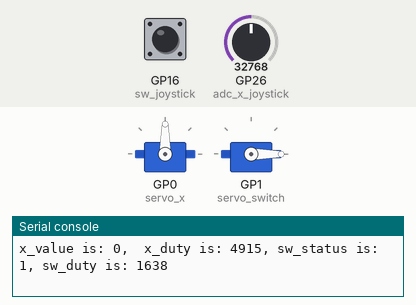
Bench run of a program on a simulated Raspberry Pi Pico running MicroPython. Parts: 2 × servo, the last lines printed to the serial console. The test bench sets the inputs (shaded band); at power-on: GP26 (adc_x_joystick) = 32768, GP16 (sw_joystick) HIGH (analog values on the 0–65535 scale). Servo angles are drawn from the pulse width (0.5 ms = 0°, 2.5 ms = 180°).

Above: at 1.2 s.
1.3 s: GP26 (adc_x_joystick) set to 45874
At 2.5 s:
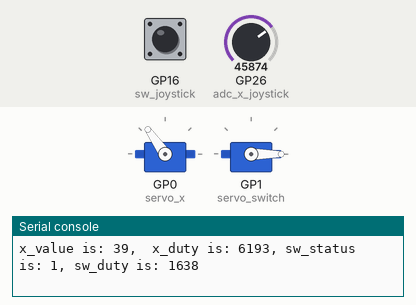
2.8 s: GP16 (sw_joystick) pulled LOW for 0.15 s
At 2.92 s:
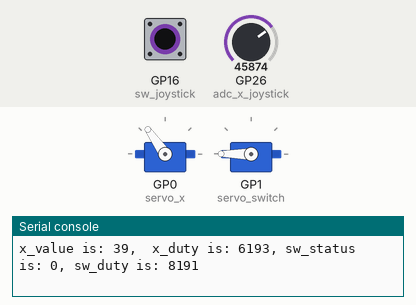
4.5 s: GP26 (adc_x_joystick) set to 57670
At 4.9 s:
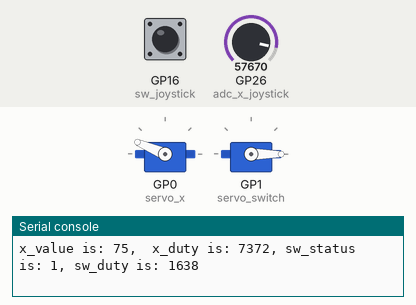
6.0 s: GP16 (sw_joystick) pulled LOW for 1 s
At 6.6 s:
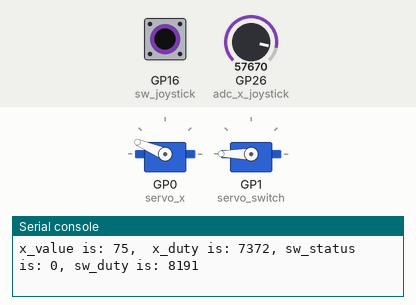
8.5 s: GP26 (adc_x_joystick) set to 65535
At 9.4 s:
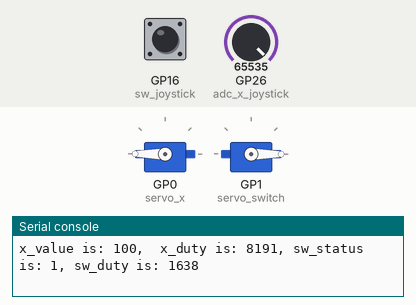
10.0 s: GP16 (sw_joystick) pulled LOW for 0.15 s
At 11.1 s:
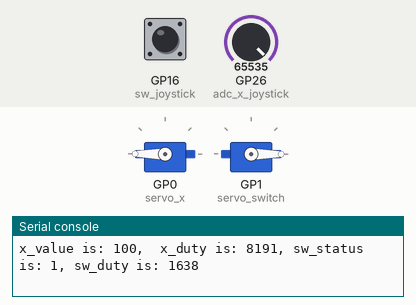
Timing chart, 0 to 12.6 s (numbered marks = the images above; inputs shaded):
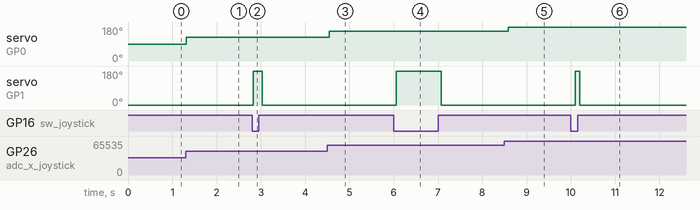

Measured:
- after the input at 1.3 s, servo on GP0 (servo_x): 90° → 125° at once
- after the input at 2.8 s, servo on GP1 (servo_switch): 0° → 180° at once, → 0° 0.20 s later
- after the input at 4.5 s, servo on GP0 (servo_x): 125° → 157° at once
- after the input at 6.0 s, servo on GP1 (servo_switch): 0° → 180° after 0.06 s, → 0° 1.0 s later
- after the input at 8.5 s, servo on GP0 (servo_x): 157° → 180° after 0.08 s
- after the input at 10.0 s, servo on GP1 (servo_switch): 0° → 180° after 0.10 s, → 0° 0.10 s later

The program:

ECE_1000_Joystick_Servo_Example.py
```python
# This is an example code for using a joystick (X direction and Switch) with the ECE 1000 Raspberry Pi Pico Kit
# For any questions regarding this script, please email: jawilliams46@tntech.edu
# This script was inspired by the following source (YouTube video linked in website!): https://toptechboy.com/calibrating-joystick-to-show-positional-angle-in-micropython-on-the-raspberry-pi-pico-w/

# For this script, we utilize the Raspberry Pi Pico Kit that you are given along with the joystick from the sensors kit ... the joystick should be connected as follows:
# V_cc to the 3.3 Volt pin on the Pico Breadboard ... PLEASE USE 3.3 VOLT! 5 Volt will give incorrect values!
# GND to the GND pin on the Pico Breadboard
# VRx to the GPIO 26 pin on the Pico Breadboard (This is one of the ADC pins)
# SW to any GPIO pin ... let's say GPIO 16
# Using this code, try and figure out how you would connect the y-direction of the joystick

# The joystick utilizies two potentiometers and will output a voltage between two values depending on the position of the joystick (think of our Lab 1 session ... what happened when the potentiometer changed its resistance?)
# In order to read these ANALOG values (think real world, continuous values like temperature!), we must use an Analog to Digital Converter (ADC), which takes these continuous values and represents as signals the computer can understand (0, 1, etc...)

# How does this code work? Well, first we declare our libraries, then we delare what is hooked up to the Raspberry Pi Pico and to which pins they are connected, and finally we then ask the Pi Pico to show us the values of the joystick (FOREVER) .... (while True:)
from machine import PWM, ADC, Pin
import math
import utime

# What pins are hooked up to the joystick?
# This is saying that we have connected the x_direction of the joystick to the GPIO 26 pin (which is one of the ADC pins!)
adc_x_joystick = ADC(Pin(26))
# This is saying that we have conencted the switch pin of the joystick ... we are setting the Pin.PULL_UP meaning that the switch is normally at a 1 and then when pressed goes to 0 ... can also set this up reversed)
sw_joystick = Pin(16, Pin.IN, Pin.PULL_UP)
# This is saying that we are initializing the Pulse Width Modulation pins that will be used to control the position of the servo motor (50 Hz is a standard frequency for the pulse used to control the servos)
servo_x = PWM(Pin(0), freq=50)
servo_switch = PWM(Pin(1), freq = 50)

# This function will map the ADC value for the joystick to a value between -100 and 100 for ease of viewing (creating a slope between two points (m) and then creating a line y = mx + b)
# joystick_position = value from ADC (VRx)
# joystick_min = Move the joystick and see what the value is all the way left
# joystick_max = Move the joystick and see what the value is all the way right
# desired_min = -100 or 100 (depending on which direction of the joystick you want to be top or bottom)
# desired_max = 100 or -100 (^^^^^^^^^^^^^^^^^^^^^^^^^^^^^^^^^^^^^^^^^^^^^^^^^^^^^^^^^^^^^^)
def get_joystick_value(joystick_position, joystick_min, joystick_max, desired_min, desired_max):
    m = ((desired_min - desired_max)/(joystick_min - joystick_max))
    return int((m*joystick_position) - (m*joystick_max) + desired_max)

# This function will take the value from the joystick (between -100 and 100) and then convert it to a duty cycle to be used to control the servo motor (for my servos: 0.5 ms = 0 degrees,  2.5 ms = 180 degrees, and the period of the wave is normally 20 ms [1/freq = 1/50 = 0.02 sec])
def get_servo_duty_cycle(joystick_value, min_angle_ms, max_angle_ms, period_ms, desired_min, desired_max):
    point_1_x = desired_min
    point_1_y = (min_angle_ms/period_ms)*65536
    point_2_x = desired_max
    point_2_y = (max_angle_ms/period_ms)*65535
    m = (point_2_y - point_1_y) / (point_2_x - point_1_x)
    return int((m*joystick_value) - (m*desired_min) + point_1_y)

# In this while loop, we will continually read the status (position) of the x direction and switch ... the value shown for x will be between 0 and 65535 ... as the 65535 is the maximum number that can be represented with an unsigned 16 bit integer
# however, we will be representing this number in terms of -100 to 100 in order to read the value more clearly ... so, -100 will represent the servo -90 degrees and 100 will represent the servo +90 degrees
while True:
    # What does the u_16 mean? This means unsigned integrer with 16 bits ... this is the RESOLUTION of our Analog to Digital Converter that is used to fully show where the joystick is!
    x_position = adc_x_joystick.read_u16()
    # We don't need u16 here as value() will give us either 0 or 1 ... 1 will represent no push on the button and 0 will represent pushed down
    sw_status = sw_joystick.value()

    # This portion will take the x value from the joystick and instead of showing them from 0 to 65535, will show them from -100 to 100 for ease of viewing. To do this, and to remove noise, we draw a line from -100 to 100 (y = mx+b) to get a linear change (see function above)
    x_value = get_joystick_value(x_position, 416, 65535, -100, 100)

    # This portion will find the maximum length of values (from -100 to 100) and then if we are close to 0 (meaning the joystick is in the middle), the values will be set to 0 to remove any jittering or noise
    range_of_values=math.sqrt(x_value**2)
    # Increase or decrease from 8 to get the joystick to read 0 at the middle position
    if range_of_values<=8:
        x_value=0

    # This portion will call the function above to get the joystick value into a useable form (duty cycle percentage)
    x_duty = get_servo_duty_cycle(x_value, 0.5, 2.5, 20, -100, 100)

    # This portion will get the value from the switch and will set it to the max value if the switch is pressed in (think of the claw opening if the switch is pressed) ... for this we just need to use the maximum angle for the servo (180) but represented in terms of ms (2.5 ms for my servo) and the period of the wave is 20 ms
    if sw_status == 0:
        sw_duty = int((2.5*65535)/20)
    else:
        sw_duty = int((0.5*65535)/20)

    # Now, update the servo motors
    servo_x.duty_u16(x_duty)
    servo_switch.duty_u16(sw_duty)

    # Finally, we print out the values so we can check what is happening as the code runs
    print(f"x_value is: {x_value},  x_duty is: {x_duty}, sw_status is: {sw_status}, sw_duty is: {sw_duty}")

    utime.sleep(0.1)
```
